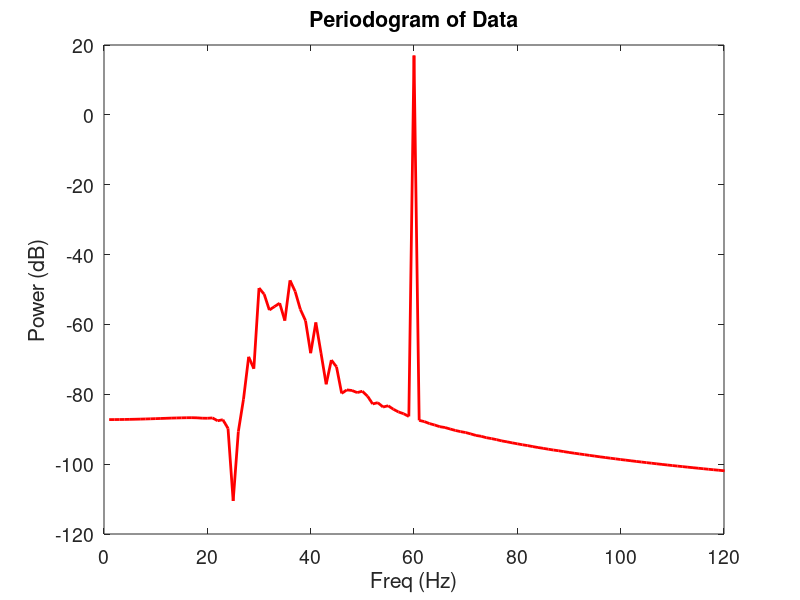
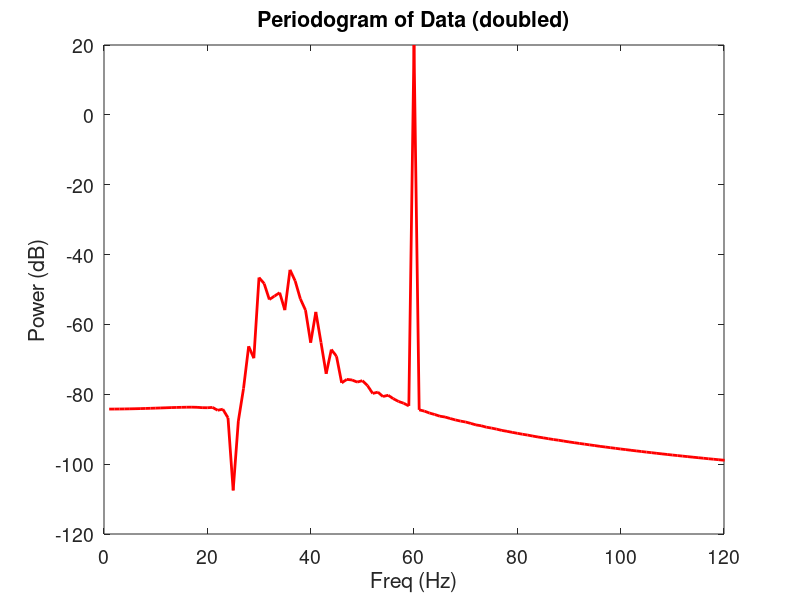

Write MATLAB code to recreate these figures, in order.
function Chapter_3_Question_9()
    % Question 9 - Double Time Analysis
    
    %Get Data to Test Hypothesis
    load('Ch3-EEG-2.mat')
    data_single = EEG - mean(EEG);
    data_double = [data_single; data_single];
    t_single = t;
    t_double = [t, t+max(t)];
    
    %Compute Equal Values for Each Dataset
    sample_interval = t(2) - t(1);
    sample_freq = 1/sample_interval;
    nyquist_freq = sample_freq/2;
    
    %Compute Different Values for Each Dataset
    N_single = length(t);
    N_double = length(t_double);
    T_single = max(t);
    T_double = max(t_double);
    freq_res_single = 1/T_single;
    freq_res_double = 1/T_double;
    
    %Compute data_single FFT
    xf_single = fft(data_single); %get fourier transform (complex double output)
    Sxx_single = 2*sample_interval^2/T_single*(xf_single.*conj(xf_single)); %get spectrum
    Sxx_single = Sxx_single(1:N_single/2+1); %ignore negative freqs b/c they are redundant (so you don't add them) 
    Sxx_single(1) = 0; %set 0 frequency to 0 (usually ~ 10^-30 due to rounding errors) 
    faxis_single = (0:freq_res_single:nyquist_freq);
    figure()
    plot(faxis_single, 10*log10(Sxx_single), 'r', 'LineWidth', 2)
    xlim([0 120])
    xlabel('Freq (Hz)')
    ylabel('Power (dB)')
    title('Periodogram of Data')
    set(gca, 'FontSize', 14)
    
    %Compute data_double FFT
    xf_double = fft(data_double); %get fourier transform (complex double output)
    Sxx_double = 2*sample_interval^2/T_double*(xf_double.*conj(xf_double)); %get spectrum
    Sxx_double = Sxx_double(1:N_double/2+1); %ignore negative freqs b/c they are redundant (so you don't add them) 
    Sxx_double(1) = 0; %set 0 frequency to 0 (usually ~ 10^-30 due to rounding errors) 
    faxis_double = (0:freq_res_double:nyquist_freq);
    figure()
    db_Sxx = 10*log10(Sxx_double);
    not_infinity_inds = ~isinf(db_Sxx); %see notes below
    plot(faxis_double(not_infinity_inds), db_Sxx (not_infinity_inds), 'r', 'LineWidth', 2)
    xlim([0 120])
    xlabel('Freq (Hz)')
    ylabel('Power (dB)')
    title('Periodogram of Data (doubled)')
    set(gca, 'FontSize', 14)
    
    %Answer:
    % We clearly see the two periodograms we get are exactly the same, so
    % doubling the data does not give us new frequencies. Further, it doesn't
    % usefully increase our frequency resolution, despite the fact "freq_res_double" is
    % smaller than "freq_res_single", because of the theory behind the fourier
    % transform. When we take a fourier transform of a small segment of data,
    % the theory of the transform implicitly assumes that small segment of data
    % has an infinite number of zeros attached to either end of it. In other words,
    % given 1 second of data, the fourier transform theory assumes that the 1
    % second of data perfectly describes the signal from the beginning of 
    % recorded history until the inevitable heat-death of the universe. It then
    % fits frequencies to this infinite zero-tailed data. By doubling the data, we
    % are not actually giving the fourier transform more information; the same 
    % frequencies are still present in the signal. If you look at the values 
    % of Sxx_double, you'll see every other power is 0. This is because the "new"
    % data, which is really just twice the old data, contains no new
    % frequencies to fit. Everything is still perfectly described by the old
    % best fit frequencies. So even though our frequency resolution has 
    % increased, all the values at those increased frequency resolutions are 
    % zero, effectively making the increased resolution worthless.
    
    % note about "not_infinity_inds": MATLAB has trouble plotting infinity and
    % when I take db_Sxx = 10*log10(Sxx_double) it causes every other value to
    % be infinity (the 10*log10(0) = -Inf). Thus, I create a variable that 
    % stores the indices of only the non-negative-infinity values so I can plot
    % them without MATLAB having problems dealing with their negative-infinity
    % neighbors.

end